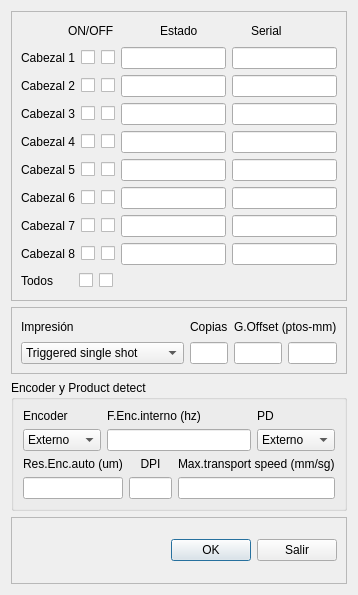
<?xml version="1.0" encoding="UTF-8"?>
<ui version="4.0">
 <class>In2ConfigXUSB</class>
 <widget class="QDialog" name="In2ConfigXUSB">
  <property name="geometry">
   <rect>
    <x>0</x>
    <y>0</y>
    <width>355</width>
    <height>595</height>
   </rect>
  </property>
  <property name="windowTitle">
   <string>Configuracion de cabezales</string>
  </property>
  <property name="windowIcon">
   <iconset resource="../../In2Apps/In2CMYK/In2CMYK/shared.qrc">
    <normaloff>:/res/images/In2HR.png</normaloff>:/res/images/In2HR.png</iconset>
  </property>
  <layout class="QGridLayout" name="gridLayout_3">
   <item row="0" column="0">
    <widget class="QFrame" name="frame_2">
     <property name="frameShape">
      <enum>QFrame::StyledPanel</enum>
     </property>
     <property name="frameShadow">
      <enum>QFrame::Raised</enum>
     </property>
     <layout class="QGridLayout" name="gridLayout_2">
      <item row="0" column="0">
       <layout class="QHBoxLayout" name="horizontalLayout_20">
        <item>
         <spacer name="horizontalSpacer_4">
          <property name="orientation">
           <enum>Qt::Horizontal</enum>
          </property>
          <property name="sizeHint" stdset="0">
           <size>
            <width>47</width>
            <height>20</height>
           </size>
          </property>
         </spacer>
        </item>
        <item>
         <widget class="QLabel" name="label_10">
          <property name="sizePolicy">
           <sizepolicy hsizetype="Preferred" vsizetype="Preferred">
            <horstretch>1</horstretch>
            <verstretch>0</verstretch>
           </sizepolicy>
          </property>
          <property name="text">
           <string>ON/OFF</string>
          </property>
         </widget>
        </item>
        <item>
         <widget class="QLabel" name="label_11">
          <property name="sizePolicy">
           <sizepolicy hsizetype="Preferred" vsizetype="Preferred">
            <horstretch>1</horstretch>
            <verstretch>0</verstretch>
           </sizepolicy>
          </property>
          <property name="text">
           <string>Estado</string>
          </property>
         </widget>
        </item>
        <item>
         <widget class="QLabel" name="label_12">
          <property name="sizePolicy">
           <sizepolicy hsizetype="Preferred" vsizetype="Preferred">
            <horstretch>1</horstretch>
            <verstretch>0</verstretch>
           </sizepolicy>
          </property>
          <property name="text">
           <string>Serial</string>
          </property>
         </widget>
        </item>
       </layout>
      </item>
      <item row="1" column="0">
       <layout class="QHBoxLayout" name="horizontalLayout_10">
        <item>
         <widget class="QLabel" name="label">
          <property name="text">
           <string>Cabezal 1</string>
          </property>
         </widget>
        </item>
        <item>
         <layout class="QHBoxLayout" name="horizontalLayout_2">
          <item>
           <widget class="QCheckBox" name="m_cbH11">
            <property name="text">
             <string/>
            </property>
           </widget>
          </item>
          <item>
           <widget class="QCheckBox" name="m_cbH12">
            <property name="text">
             <string/>
            </property>
           </widget>
          </item>
         </layout>
        </item>
        <item>
         <widget class="QLineEdit" name="m_leState1"/>
        </item>
        <item>
         <widget class="QLineEdit" name="m_leSerial1">
          <property name="alignment">
           <set>Qt::AlignCenter</set>
          </property>
         </widget>
        </item>
       </layout>
      </item>
      <item row="2" column="0">
       <layout class="QHBoxLayout" name="horizontalLayout_11">
        <item>
         <widget class="QLabel" name="label_2">
          <property name="text">
           <string>Cabezal 2</string>
          </property>
         </widget>
        </item>
        <item>
         <layout class="QHBoxLayout" name="horizontalLayout_3">
          <item>
           <widget class="QCheckBox" name="m_cbH21">
            <property name="text">
             <string/>
            </property>
           </widget>
          </item>
          <item>
           <widget class="QCheckBox" name="m_cbH22">
            <property name="text">
             <string/>
            </property>
           </widget>
          </item>
         </layout>
        </item>
        <item>
         <widget class="QLineEdit" name="m_leState2"/>
        </item>
        <item>
         <widget class="QLineEdit" name="m_leSerial2">
          <property name="alignment">
           <set>Qt::AlignCenter</set>
          </property>
         </widget>
        </item>
       </layout>
      </item>
      <item row="3" column="0">
       <layout class="QHBoxLayout" name="horizontalLayout_12">
        <item>
         <widget class="QLabel" name="label_3">
          <property name="text">
           <string>Cabezal 3</string>
          </property>
         </widget>
        </item>
        <item>
         <layout class="QHBoxLayout" name="horizontalLayout_4">
          <item>
           <widget class="QCheckBox" name="m_cbH31">
            <property name="text">
             <string/>
            </property>
           </widget>
          </item>
          <item>
           <widget class="QCheckBox" name="m_cbH32">
            <property name="text">
             <string/>
            </property>
           </widget>
          </item>
         </layout>
        </item>
        <item>
         <widget class="QLineEdit" name="m_leState3"/>
        </item>
        <item>
         <widget class="QLineEdit" name="m_leSerial3">
          <property name="alignment">
           <set>Qt::AlignCenter</set>
          </property>
         </widget>
        </item>
       </layout>
      </item>
      <item row="4" column="0">
       <layout class="QHBoxLayout" name="horizontalLayout_13">
        <item>
         <widget class="QLabel" name="label_4">
          <property name="text">
           <string>Cabezal 4</string>
          </property>
         </widget>
        </item>
        <item>
         <layout class="QHBoxLayout" name="horizontalLayout_5">
          <item>
           <widget class="QCheckBox" name="m_cbH41">
            <property name="text">
             <string/>
            </property>
           </widget>
          </item>
          <item>
           <widget class="QCheckBox" name="m_cbH42">
            <property name="text">
             <string/>
            </property>
           </widget>
          </item>
         </layout>
        </item>
        <item>
         <widget class="QLineEdit" name="m_leState4"/>
        </item>
        <item>
         <widget class="QLineEdit" name="m_leSerial4">
          <property name="alignment">
           <set>Qt::AlignCenter</set>
          </property>
         </widget>
        </item>
       </layout>
      </item>
      <item row="5" column="0">
       <layout class="QHBoxLayout" name="horizontalLayout_14">
        <item>
         <widget class="QLabel" name="label_5">
          <property name="text">
           <string>Cabezal 5</string>
          </property>
         </widget>
        </item>
        <item>
         <layout class="QHBoxLayout" name="horizontalLayout_6">
          <item>
           <widget class="QCheckBox" name="m_cbH51">
            <property name="text">
             <string/>
            </property>
           </widget>
          </item>
          <item>
           <widget class="QCheckBox" name="m_cbH52">
            <property name="text">
             <string/>
            </property>
           </widget>
          </item>
         </layout>
        </item>
        <item>
         <widget class="QLineEdit" name="m_leState5"/>
        </item>
        <item>
         <widget class="QLineEdit" name="m_leSerial5">
          <property name="alignment">
           <set>Qt::AlignCenter</set>
          </property>
         </widget>
        </item>
       </layout>
      </item>
      <item row="6" column="0">
       <layout class="QHBoxLayout" name="horizontalLayout_15">
        <item>
         <widget class="QLabel" name="label_6">
          <property name="text">
           <string>Cabezal 6</string>
          </property>
         </widget>
        </item>
        <item>
         <layout class="QHBoxLayout" name="horizontalLayout_7">
          <item>
           <widget class="QCheckBox" name="m_cbH61">
            <property name="text">
             <string/>
            </property>
           </widget>
          </item>
          <item>
           <widget class="QCheckBox" name="m_cbH62">
            <property name="text">
             <string/>
            </property>
           </widget>
          </item>
         </layout>
        </item>
        <item>
         <widget class="QLineEdit" name="m_leState6"/>
        </item>
        <item>
         <widget class="QLineEdit" name="m_leSerial6">
          <property name="alignment">
           <set>Qt::AlignCenter</set>
          </property>
         </widget>
        </item>
       </layout>
      </item>
      <item row="7" column="0">
       <layout class="QHBoxLayout" name="horizontalLayout_16">
        <item>
         <widget class="QLabel" name="label_7">
          <property name="text">
           <string>Cabezal 7</string>
          </property>
         </widget>
        </item>
        <item>
         <layout class="QHBoxLayout" name="horizontalLayout_8">
          <item>
           <widget class="QCheckBox" name="m_cbH71">
            <property name="text">
             <string/>
            </property>
           </widget>
          </item>
          <item>
           <widget class="QCheckBox" name="m_cbH72">
            <property name="text">
             <string/>
            </property>
           </widget>
          </item>
         </layout>
        </item>
        <item>
         <widget class="QLineEdit" name="m_leState7"/>
        </item>
        <item>
         <widget class="QLineEdit" name="m_leSerial7">
          <property name="alignment">
           <set>Qt::AlignCenter</set>
          </property>
         </widget>
        </item>
       </layout>
      </item>
      <item row="8" column="0">
       <layout class="QHBoxLayout" name="horizontalLayout_17">
        <item>
         <widget class="QLabel" name="label_8">
          <property name="text">
           <string>Cabezal 8</string>
          </property>
         </widget>
        </item>
        <item>
         <layout class="QHBoxLayout" name="horizontalLayout_9">
          <item>
           <widget class="QCheckBox" name="m_cbH81">
            <property name="text">
             <string/>
            </property>
           </widget>
          </item>
          <item>
           <widget class="QCheckBox" name="m_cbH82">
            <property name="text">
             <string/>
            </property>
           </widget>
          </item>
         </layout>
        </item>
        <item>
         <widget class="QLineEdit" name="m_leState8"/>
        </item>
        <item>
         <widget class="QLineEdit" name="m_leSerial8">
          <property name="alignment">
           <set>Qt::AlignCenter</set>
          </property>
         </widget>
        </item>
       </layout>
      </item>
      <item row="9" column="0">
       <layout class="QHBoxLayout" name="horizontalLayout_19">
        <item>
         <widget class="QLabel" name="label_9">
          <property name="text">
           <string>Todos      </string>
          </property>
         </widget>
        </item>
        <item>
         <layout class="QHBoxLayout" name="horizontalLayout_18">
          <item>
           <widget class="QCheckBox" name="m_cbHAll1">
            <property name="text">
             <string/>
            </property>
           </widget>
          </item>
          <item>
           <widget class="QCheckBox" name="m_cbHAll2">
            <property name="text">
             <string/>
            </property>
           </widget>
          </item>
         </layout>
        </item>
        <item>
         <spacer name="horizontalSpacer_2">
          <property name="orientation">
           <enum>Qt::Horizontal</enum>
          </property>
          <property name="sizeHint" stdset="0">
           <size>
            <width>40</width>
            <height>20</height>
           </size>
          </property>
         </spacer>
        </item>
        <item>
         <spacer name="horizontalSpacer_3">
          <property name="orientation">
           <enum>Qt::Horizontal</enum>
          </property>
          <property name="sizeHint" stdset="0">
           <size>
            <width>40</width>
            <height>20</height>
           </size>
          </property>
         </spacer>
        </item>
       </layout>
      </item>
     </layout>
    </widget>
   </item>
   <item row="1" column="0">
    <widget class="QFrame" name="frame_3">
     <property name="frameShape">
      <enum>QFrame::StyledPanel</enum>
     </property>
     <property name="frameShadow">
      <enum>QFrame::Raised</enum>
     </property>
     <layout class="QGridLayout" name="gridLayout_4">
      <item row="0" column="0">
       <layout class="QVBoxLayout" name="verticalLayout">
        <item>
         <widget class="QLabel" name="label_14">
          <property name="text">
           <string>Impresión</string>
          </property>
         </widget>
        </item>
        <item>
         <widget class="QComboBox" name="m_cbImpresion">
          <property name="sizePolicy">
           <sizepolicy hsizetype="Expanding" vsizetype="Fixed">
            <horstretch>2</horstretch>
            <verstretch>0</verstretch>
           </sizepolicy>
          </property>
          <item>
           <property name="text">
            <string>Triggered single shot</string>
           </property>
          </item>
          <item>
           <property name="text">
            <string>Fixed gap continuous</string>
           </property>
          </item>
          <item>
           <property name="text">
            <string>Back to Back continuous</string>
           </property>
          </item>
         </widget>
        </item>
       </layout>
      </item>
      <item row="0" column="1">
       <layout class="QVBoxLayout" name="verticalLayout_2">
        <item>
         <widget class="QLabel" name="label_13">
          <property name="text">
           <string>Copias</string>
          </property>
         </widget>
        </item>
        <item>
         <widget class="QLineEdit" name="m_leCopias">
          <property name="sizePolicy">
           <sizepolicy hsizetype="Preferred" vsizetype="Fixed">
            <horstretch>0</horstretch>
            <verstretch>0</verstretch>
           </sizepolicy>
          </property>
          <property name="alignment">
           <set>Qt::AlignCenter</set>
          </property>
         </widget>
        </item>
       </layout>
      </item>
      <item row="0" column="2">
       <layout class="QVBoxLayout" name="verticalLayout_10">
        <item>
         <widget class="QLabel" name="label_21">
          <property name="text">
           <string>G.Offset (ptos-mm)</string>
          </property>
         </widget>
        </item>
        <item>
         <layout class="QHBoxLayout" name="horizontalLayout_21">
          <item>
           <widget class="QLineEdit" name="m_leGOffsetpuntos"/>
          </item>
          <item>
           <widget class="QLineEdit" name="m_leGOffsetmm"/>
          </item>
         </layout>
        </item>
       </layout>
      </item>
     </layout>
    </widget>
   </item>
   <item row="2" column="0">
    <widget class="QGroupBox" name="groupBox">
     <property name="title">
      <string>Encoder y Product detect</string>
     </property>
     <layout class="QVBoxLayout" name="verticalLayout_9">
      <item>
       <layout class="QHBoxLayout" name="horizontalLayout_22">
        <item>
         <layout class="QVBoxLayout" name="verticalLayout_5">
          <item>
           <widget class="QLabel" name="label_15">
            <property name="text">
             <string>Encoder</string>
            </property>
           </widget>
          </item>
          <item>
           <widget class="QComboBox" name="m_cbTipoEncoder">
            <item>
             <property name="text">
              <string>Externo</string>
             </property>
            </item>
            <item>
             <property name="text">
              <string>Interno</string>
             </property>
            </item>
            <item>
             <property name="text">
              <string>Absoluto</string>
             </property>
            </item>
           </widget>
          </item>
         </layout>
        </item>
        <item>
         <layout class="QVBoxLayout" name="verticalLayout_4">
          <item>
           <widget class="QLabel" name="label_17">
            <property name="text">
             <string>F.Enc.interno (hz)</string>
            </property>
           </widget>
          </item>
          <item>
           <widget class="QLineEdit" name="m_leFreqEncoderInterno">
            <property name="alignment">
             <set>Qt::AlignCenter</set>
            </property>
           </widget>
          </item>
         </layout>
        </item>
        <item>
         <layout class="QVBoxLayout" name="verticalLayout_3">
          <item>
           <widget class="QLabel" name="label_16">
            <property name="text">
             <string>PD</string>
            </property>
           </widget>
          </item>
          <item>
           <widget class="QComboBox" name="m_cbTipoPD">
            <item>
             <property name="text">
              <string>Externo</string>
             </property>
            </item>
            <item>
             <property name="text">
              <string>Interno</string>
             </property>
            </item>
            <item>
             <property name="text">
              <string>Absoluto</string>
             </property>
            </item>
           </widget>
          </item>
         </layout>
        </item>
       </layout>
      </item>
      <item>
       <layout class="QHBoxLayout" name="horizontalLayout_23">
        <item>
         <layout class="QVBoxLayout" name="verticalLayout_6">
          <item>
           <widget class="QLabel" name="label_18">
            <property name="text">
             <string>Res.Enc.auto (um)</string>
            </property>
           </widget>
          </item>
          <item>
           <widget class="QLineEdit" name="m_leEncoderRes">
            <property name="alignment">
             <set>Qt::AlignCenter</set>
            </property>
           </widget>
          </item>
         </layout>
        </item>
        <item>
         <layout class="QVBoxLayout" name="verticalLayout_7">
          <item>
           <widget class="QLabel" name="label_19">
            <property name="text">
             <string>DPI</string>
            </property>
            <property name="alignment">
             <set>Qt::AlignCenter</set>
            </property>
           </widget>
          </item>
          <item>
           <widget class="QLineEdit" name="m_leRequiredDPI">
            <property name="alignment">
             <set>Qt::AlignCenter</set>
            </property>
           </widget>
          </item>
         </layout>
        </item>
        <item>
         <layout class="QVBoxLayout" name="verticalLayout_8">
          <item>
           <widget class="QLabel" name="label_20">
            <property name="text">
             <string>Max.transport speed (mm/sg)</string>
            </property>
           </widget>
          </item>
          <item>
           <widget class="QLineEdit" name="m_leTransportSpeed">
            <property name="alignment">
             <set>Qt::AlignCenter</set>
            </property>
           </widget>
          </item>
         </layout>
        </item>
       </layout>
      </item>
     </layout>
    </widget>
   </item>
   <item row="3" column="0">
    <widget class="QFrame" name="frame">
     <property name="frameShape">
      <enum>QFrame::StyledPanel</enum>
     </property>
     <property name="frameShadow">
      <enum>QFrame::Raised</enum>
     </property>
     <layout class="QGridLayout" name="gridLayout">
      <item row="0" column="0">
       <layout class="QHBoxLayout" name="horizontalLayout">
        <item>
         <spacer name="horizontalSpacer">
          <property name="orientation">
           <enum>Qt::Horizontal</enum>
          </property>
          <property name="sizeHint" stdset="0">
           <size>
            <width>188</width>
            <height>20</height>
           </size>
          </property>
         </spacer>
        </item>
        <item>
         <widget class="QPushButton" name="m_pbOK">
          <property name="text">
           <string>OK</string>
          </property>
         </widget>
        </item>
        <item>
         <widget class="QPushButton" name="m_pbCancel">
          <property name="text">
           <string>Salir</string>
          </property>
         </widget>
        </item>
       </layout>
      </item>
     </layout>
    </widget>
   </item>
  </layout>
 </widget>
 <resources>
  <include location="../../In2Apps/In2CMYK/In2CMYK/shared.qrc"/>
 </resources>
 <connections/>
</ui>
